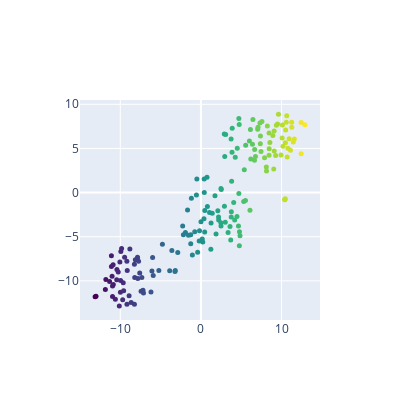

Source (notebook cell):
### Code cell
tsne_num3(30)

### Figure 1 — Plotly figure (JSON) as saved in the notebook; plotly's stock layout.template omitted (floating-point values rounded to 4 significant figures; data arrays with more than 128 entries replaced by an {"elided": "..."} marker saying what was removed)
{"data": [{"marker": {"color": {"elided": "178 float values"}, "colorscale": [[0, "#440154"], [0.1111, "#482878"], [0.2222, "#3e4989"], [0.3333, "#31688e"], [0.4444, "#26828e"], [0.5556, "#1f9e89"], [0.6667, "#35b779"], [0.7778, "#6ece58"], [0.8889, "#b5de2b"], [1, "#fde725"]], "size": 5}, "mode": "markers", "type": "scatter", "x": {"elided": "178 float values"}, "y": {"elided": "178 float values"}}], "layout": {"height": 400, "width": 400}}
